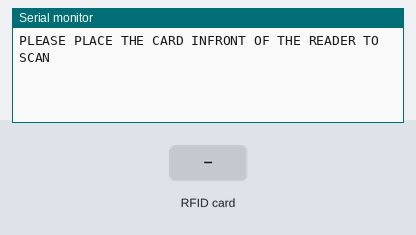
This sketch was run on a simulated ESP32. Shown: the last lines printed to the serial monitor. Inputs (shaded band) come from the test bench. WiFi joins after 1.5 s; servers stay silent unless stated; the local clock reads 2024-03-15 10:24:30 at power-on unless the sketch sets it.

Above: at 3.0 s.
3.1 s: RFID card 12 34 56 78 held to the reader
At 5.6 s:
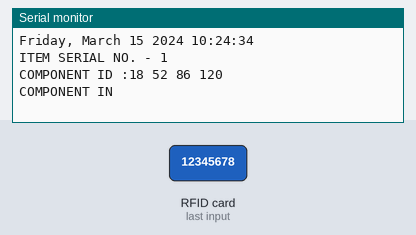
6.1 s: RFID card 12 34 56 78 held to the reader
At 8.8 s:
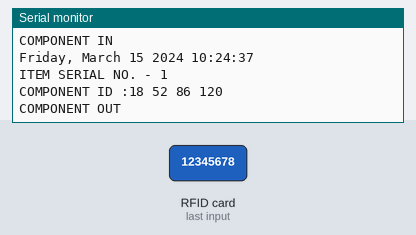
9.1 s: RFID card 5E 7A 19 C4 held to the reader
At 11.4 s:
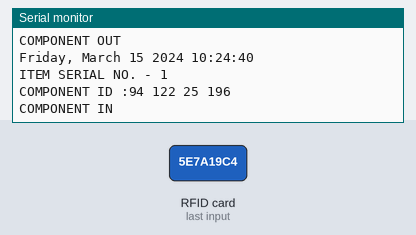

Measured:
- after the input at 3.1 s, the serial monitor: prints a new line after 1.8 s (image 1)
- after the input at 6.1 s, the serial monitor: prints a new line after 1.8 s (image 2)
- after the input at 9.1 s, the serial monitor: prints a new line after 1.8 s (image 3)

The sketch:

WiFiScan.ino
```cpp
#include <SPI.h>
#include <WiFi.h>
#include <MFRC522.h>

#include <BlynkSimpleEsp32.h>

using namespace std;

#include "time.h"
#define BLYNK_PRINT Serial
#define SS_PIN 5
#define RST_PIN 22
 int cnt=0;

 const char* ntpServer = "pool.ntp.org";
const long  gmtOffset_sec = 19800;   //Replace with your GMT offset (seconds)
const int   daylightOffset_sec = 0;  //Replace with your daylight offset

char auth[] ="AGR6OUin_Hnk7ScS-XR2GTEiU_O_e5n_"; //replace with your Auth code here
const char* ssid = "R"; // replace with Your SSID
const char* password = "12345678";  //replace with your wifi Password
String arr[7];


MFRC522 mfrc522(SS_PIN, RST_PIN);   // Create MFRC522 instance.
SimpleTimer timer;

WidgetLCD lcd(V2);

void printLocalTime()
{
  struct tm timeinfo;
  if(!getLocalTime(&timeinfo)){
    Serial.println("Failed to obtain time");
    return;
  }
  Serial.println(&timeinfo, "%A, %B %d %Y %H:%M:%S");
}

int searchit(String id,int len){

  for(int i=0;i<len;i++){
    if(arr[i]== id){
      return i;
    }
  }
  return -1;
}

void iot_rfid(){
  // Look for new cards
   configTime(gmtOffset_sec, daylightOffset_sec, ntpServer);
  Blynk.virtualWrite(V1,cnt);
  if ( ! mfrc522.PICC_IsNewCardPresent())
  {
    return;
  }
  // Select one of the cards
  if ( ! mfrc522.PICC_ReadCardSerial())
  {
    return;
  }
  //Show UID on serial monitor
//  Serial.print("UID tag :");
  String content= "";
  byte letter;

  for (byte i = 0; i < mfrc522.uid.size; i++)

  {
//     Serial.print(mfrc522.uid.uidByte[i] < 0x10 ? " 0" : " ");
//     Serial.print(mfrc522.uid.uidByte[i], DEC);
     content.concat(String(mfrc522.uid.uidByte[i] < 0x10 ? " 0" : " "));
     content.concat(String(mfrc522.uid.uidByte[i], DEC));
  }

  String ref = content.substring(1);
  String temp;
  int d = searchit(ref,cnt);
  delay(1000);
  if(d!=-1){
    arr[d]="";
    cnt--;
     printLocalTime();
     Serial.print("ITEM SERIAL NO. - ");
     Serial.println(d+1);
     Serial.print("COMPONENT ID :");
     Serial.println(content.substring(1));
     Serial.println("COMPONENT OUT");
     lcd.clear();
     lcd.print(1, 0, content.substring(1));
     lcd.print(0,1,"COMPONENT OUT");
     delay(100);

  }else{
    arr[cnt++] = ref;

     printLocalTime();
      Serial.print("ITEM SERIAL NO. - ");
     Serial.println(cnt);
     Serial.print("COMPONENT ID :");
     Serial.println(content.substring(1));
     Serial.println("COMPONENT IN");

     lcd.clear();
     lcd.print(1, 0, content.substring(1));
     lcd.print(0,1,"COMPONENT IN");


  }
   Blynk.virtualWrite(V1,cnt);
  Serial.println();
}

void setup()

{

  Serial.begin(9600);   // Initiate a serial communication
  Blynk.begin(auth, ssid, password);
  SPI.begin();      // Initiate  SPI bus
  mfrc522.PCD_Init();   // Initiate MFRC522
  Serial.println();
  Serial.println("PLEASE PLACE THE CARD INFRONT OF THE READER TO SCAN");
  Serial.println();
  lcd.clear();
  Serial.println();
  timer.setInterval(1000L, iot_rfid);
}

void loop()
{
  timer.run(); // Initiates SimpleTimer
  Blynk.run();
}
```
